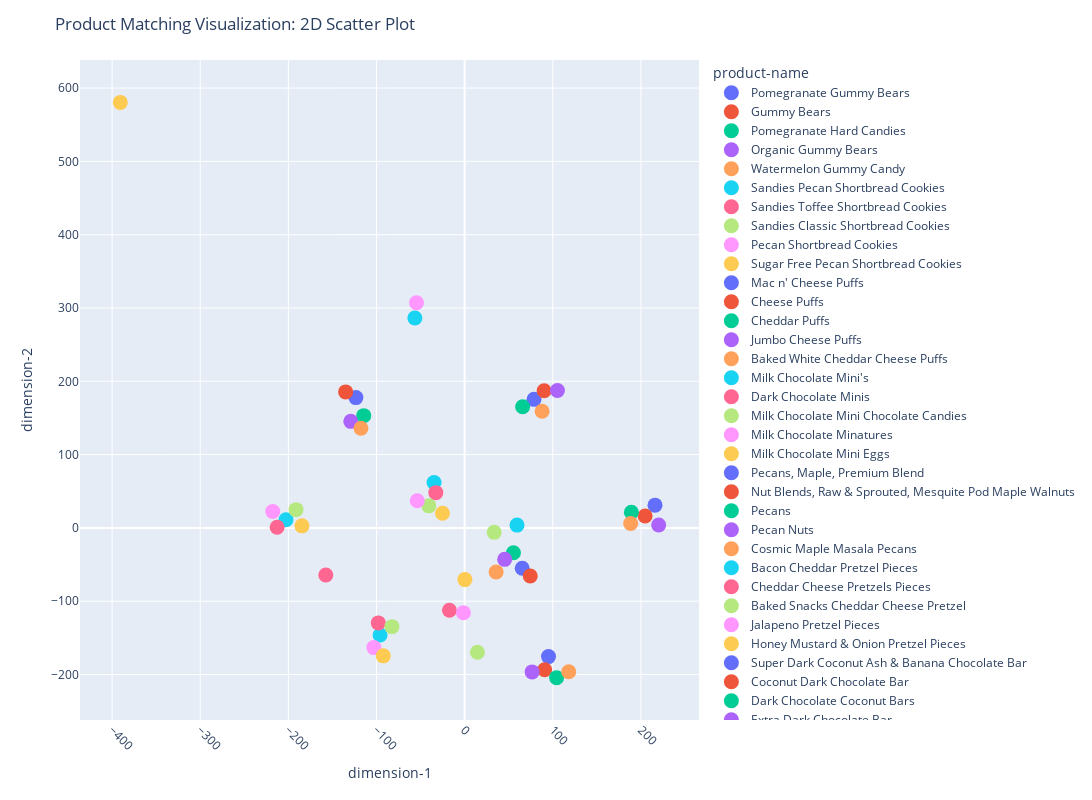

The notebook cell this image was saved under:
### Code cell
df_temp_tnse = pd.DataFrame()
df_temp_tnse["dimension-1"] = X_embedded[:, 0]
df_temp_tnse["dimension-2"] = X_embedded[:, 1]
df_temp_tnse["product-name"] = df_recommendation_full_emb[["product_name_recommended"]]

import warnings

warnings.filterwarnings("ignore", category=DeprecationWarning)
fig = px.scatter(
    df_temp_tnse,
    x="dimension-1",
    y="dimension-2",
    color="product-name",
    hover_data=["product-name"],
)

fig.update_traces(marker=dict(size=15))

fig.update_layout(
    title="Product Matching Visualization: 2D Scatter Plot",
    xaxis_title="dimension-1",
    yaxis_title="dimension-2",
    xaxis=dict(tickangle=45),
    width=1500,
    height=800,
    hoverlabel=dict(bgcolor="white", font_size=16, font_family="Rockwell"),
    autosize=False,
)

# Customize the hover template
fig.update_traces(
    hovertemplate="<b>Product Name:</b> %{customdata[0]}<br><extra></extra>"
)

fig.show()

### Figure 1 — Plotly figure (JSON) as saved in the notebook; plotly's stock layout.template omitted (floating-point values rounded to 4 significant figures)
{"data": [{"customdata": [["Pomegranate Gummy Bears"]], "hovertemplate": "<b>Product Name:</b> %{customdata[0]}<br><extra></extra>", "legendgroup": "Pomegranate Gummy Bears", "marker": {"color": "#636efa", "size": 15, "symbol": "circle"}, "mode": "markers", "name": "Pomegranate Gummy Bears", "orientation": "v", "showlegend": true, "type": "scatter", "x": [78.71], "xaxis": "x", "y": [175.4], "yaxis": "y"}, {"customdata": [["Gummy Bears"]], "hovertemplate": "<b>Product Name:</b> %{customdata[0]}<br><extra></extra>", "legendgroup": "Gummy Bears", "marker": {"color": "#EF553B", "size": 15, "symbol": "circle"}, "mode": "markers", "name": "Gummy Bears", "orientation": "v", "showlegend": true, "type": "scatter", "x": [90.18], "xaxis": "x", "y": [187.2], "yaxis": "y"}, {"customdata": [["Pomegranate Hard Candies"]], "hovertemplate": "<b>Product Name:</b> %{customdata[0]}<br><extra></extra>", "legendgroup": "Pomegranate Hard Candies", "marker": {"color": "#00cc96", "size": 15, "symbol": "circle"}, "mode": "markers", "name": "Pomegranate Hard Candies", "orientation": "v", "showlegend": true, "type": "scatter", "x": [65.79], "xaxis": "x", "y": [165.2], "yaxis": "y"}, {"customdata": [["Organic Gummy Bears"]], "hovertemplate": "<b>Product Name:</b> %{customdata[0]}<br><extra></extra>", "legendgroup": "Organic Gummy Bears", "marker": {"color": "#ab63fa", "size": 15, "symbol": "circle"}, "mode": "markers", "name": "Organic Gummy Bears", "orientation": "v", "showlegend": true, "type": "scatter", "x": [105.3], "xaxis": "x", "y": [187.4], "yaxis": "y"}, {"customdata": [["Watermelon Gummy Candy"]], "hovertemplate": "<b>Product Name:</b> %{customdata[0]}<br><extra></extra>", "legendgroup": "Watermelon Gummy Candy", "marker": {"color": "#FFA15A", "size": 15, "symbol": "circle"}, "mode": "markers", "name": "Watermelon Gummy Candy", "orientation": "v", "showlegend": true, "type": "scatter", "x": [87.86], "xaxis": "x", "y": [159.1], "yaxis": "y"}, {"customdata": [["Sandies Pecan Shortbread Cookies"]], "hovertemplate": "<b>Product Name:</b> %{customdata[0]}<br><extra></extra>", "legendgroup": "Sandies Pecan Shortbread Cookies", "marker": {"color": "#19d3f3", "size": 15, "symbol": "circle"}, "mode": "markers", "name": "Sandies Pecan Shortbread Cookies", "orientation": "v", "showlegend": true, "type": "scatter", "x": [-95.96], "xaxis": "x", "y": [-146.0], "yaxis": "y"}, {"customdata": [["Sandies Toffee Shortbread Cookies"]], "hovertemplate": "<b>Product Name:</b> %{customdata[0]}<br><extra></extra>", "legendgroup": "Sandies Toffee Shortbread Cookies", "marker": {"color": "#FF6692", "size": 15, "symbol": "circle"}, "mode": "markers", "name": "Sandies Toffee Shortbread Cookies", "orientation": "v", "showlegend": true, "type": "scatter", "x": [-97.98], "xaxis": "x", "y": [-129.6], "yaxis": "y"}, {"customdata": [["Sandies Classic Shortbread Cookies"]], "hovertemplate": "<b>Product Name:</b> %{customdata[0]}<br><extra></extra>", "legendgroup": "Sandies Classic Shortbread Cookies", "marker": {"color": "#B6E880", "size": 15, "symbol": "circle"}, "mode": "markers", "name": "Sandies Classic Shortbread Cookies", "orientation": "v", "showlegend": true, "type": "scatter", "x": [-82.52], "xaxis": "x", "y": [-134.7], "yaxis": "y"}, {"customdata": [["Pecan Shortbread Cookies"]], "hovertemplate": "<b>Product Name:</b> %{customdata[0]}<br><extra></extra>", "legendgroup": "Pecan Shortbread Cookies", "marker": {"color": "#FF97FF", "size": 15, "symbol": "circle"}, "mode": "markers", "name": "Pecan Shortbread Cookies", "orientation": "v", "showlegend": true, "type": "scatter", "x": [-103.0], "xaxis": "x", "y": [-163.3], "yaxis": "y"}, {"customdata": [["Sugar Free Pecan Shortbread Cookies"]], "hovertemplate": "<b>Product Name:</b> %{customdata[0]}<br><extra></extra>", "legendgroup": "Sugar Free Pecan Shortbread Cookies", "marker": {"color": "#FECB52", "size": 15, "symbol": "circle"}, "mode": "markers", "name": "Sugar Free Pecan Shortbread Cookies", "orientation": "v", "showlegend": true, "type": "scatter", "x": [-92.32], "xaxis": "x", "y": [-174.5], "yaxis": "y"}, {"customdata": [["Mac n' Cheese Puffs"]], "hovertemplate": "<b>Product Name:</b> %{customdata[0]}<br><extra></extra>", "legendgroup": "Mac n' Cheese Puffs", "marker": {"color": "#636efa", "size": 15, "symbol": "circle"}, "mode": "markers", "name": "Mac n' Cheese Puffs", "orientation": "v", "showlegend": true, "type": "scatter", "x": [95.14], "xaxis": "x", "y": [-175.6], "yaxis": "y"}, {"customdata": [["Cheese Puffs"]], "hovertemplate": "<b>Product Name:</b> %{customdata[0]}<br><extra></extra>", "legendgroup": "Cheese Puffs", "marker": {"color": "#EF553B", "size": 15, "symbol": "circle"}, "mode": "markers", "name": "Cheese Puffs", "orientation": "v", "showlegend": true, "type": "scatter", "x": [90.78], "xaxis": "x", "y": [-193.4], "yaxis": "y"}, {"customdata": [["Cheddar Puffs"]], "hovertemplate": "<b>Product Name:</b> %{customdata[0]}<br><extra></extra>", "legendgroup": "Cheddar Puffs", "marker": {"color": "#00cc96", "size": 15, "symbol": "circle"}, "mode": "markers", "name": "Cheddar Puffs", "orientation": "v", "showlegend": true, "type": "scatter", "x": [104.3], "xaxis": "x", "y": [-204.2], "yaxis": "y"}, {"customdata": [["Jumbo Cheese Puffs"]], "hovertemplate": "<b>Product Name:</b> %{customdata[0]}<br><extra></extra>", "legendgroup": "Jumbo Cheese Puffs", "marker": {"color": "#ab63fa", "size": 15, "symbol": "circle"}, "mode": "markers", "name": "Jumbo Cheese Puffs", "orientation": "v", "showlegend": true, "type": "scatter", "x": [76.55], "xaxis": "x", "y": [-196.4], "yaxis": "y"}, {"customdata": [["Baked White Cheddar Cheese Puffs"]], "hovertemplate": "<b>Product Name:</b> %{customdata[0]}<br><extra></extra>", "legendgroup": "Baked White Cheddar Cheese Puffs", "marker": {"color": "#FFA15A", "size": 15, "symbol": "circle"}, "mode": "markers", "name": "Baked White Cheddar Cheese Puffs", "orientation": "v", "showlegend": true, "type": "scatter", "x": [118.1], "xaxis": "x", "y": [-196.3], "yaxis": "y"}, {"customdata": [["Milk Chocolate Mini's"]], "hovertemplate": "<b>Product Name:</b> %{customdata[0]}<br><extra></extra>", "legendgroup": "Milk Chocolate Mini's", "marker": {"color": "#19d3f3", "size": 15, "symbol": "circle"}, "mode": "markers", "name": "Milk Chocolate Mini's", "orientation": "v", "showlegend": true, "type": "scatter", "x": [-202.7], "xaxis": "x", "y": [11.12], "yaxis": "y"}, {"customdata": [["Dark Chocolate Minis"]], "hovertemplate": "<b>Product Name:</b> %{customdata[0]}<br><extra></extra>", "legendgroup": "Dark Chocolate Minis", "marker": {"color": "#FF6692", "size": 15, "symbol": "circle"}, "mode": "markers", "name": "Dark Chocolate Minis", "orientation": "v", "showlegend": true, "type": "scatter", "x": [-212.8], "xaxis": "x", "y": [0.9099], "yaxis": "y"}, {"customdata": [["Milk Chocolate Mini Chocolate Candies"]], "hovertemplate": "<b>Product Name:</b> %{customdata[0]}<br><extra></extra>", "legendgroup": "Milk Chocolate Mini Chocolate Candies", "marker": {"color": "#B6E880", "size": 15, "symbol": "circle"}, "mode": "markers", "name": "Milk Chocolate Mini Chocolate Candies", "orientation": "v", "showlegend": true, "type": "scatter", "x": [-191.3], "xaxis": "x", "y": [24.91], "yaxis": "y"}, {"customdata": [["Milk Chocolate Minatures"]], "hovertemplate": "<b>Product Name:</b> %{customdata[0]}<br><extra></extra>", "legendgroup": "Milk Chocolate Minatures", "marker": {"color": "#FF97FF", "size": 15, "symbol": "circle"}, "mode": "markers", "name": "Milk Chocolate Minatures", "orientation": "v", "showlegend": true, "type": "scatter", "x": [-217.8], "xaxis": "x", "y": [22.34], "yaxis": "y"}, {"customdata": [["Milk Chocolate Mini Eggs"]], "hovertemplate": "<b>Product Name:</b> %{customdata[0]}<br><extra></extra>", "legendgroup": "Milk Chocolate Mini Eggs", "marker": {"color": "#FECB52", "size": 15, "symbol": "circle"}, "mode": "markers", "name": "Milk Chocolate Mini Eggs", "orientation": "v", "showlegend": true, "type": "scatter", "x": [-184.6], "xaxis": "x", "y": [2.821], "yaxis": "y"}, {"customdata": [["Pecans, Maple, Premium Blend"]], "hovertemplate": "<b>Product Name:</b> %{customdata[0]}<br><extra></extra>", "legendgroup": "Pecans, Maple, Premium Blend", "marker": {"color": "#636efa", "size": 15, "symbol": "circle"}, "mode": "markers", "name": "Pecans, Maple, Premium Blend", "orientation": "v", "showlegend": true, "type": "scatter", "x": [65.31], "xaxis": "x", "y": [-54.92], "yaxis": "y"}, {"customdata": [["Nut Blends, Raw & Sprouted, Mesquite Pod Maple Walnuts"]], "hovertemplate": "<b>Product Name:</b> %{customdata[0]}<br><extra></extra>", "legendgroup": "Nut Blends, Raw & Sprouted, Mesquite Pod Maple Walnuts", "marker": {"color": "#EF553B", "size": 15, "symbol": "circle"}, "mode": "markers", "name": "Nut Blends, Raw & Sprouted, Mesquite Pod Maple Walnuts", "orientation": "v", "showlegend": true, "type": "scatter", "x": [74.41], "xaxis": "x", "y": [-65.52], "yaxis": "y"}, {"customdata": [["Pecans"]], "hovertemplate": "<b>Product Name:</b> %{customdata[0]}<br><extra></extra>", "legendgroup": "Pecans", "marker": {"color": "#00cc96", "size": 15, "symbol": "circle"}, "mode": "markers", "name": "Pecans", "orientation": "v", "showlegend": true, "type": "scatter", "x": [55.36], "xaxis": "x", "y": [-33.94], "yaxis": "y"}, {"customdata": [["Pecan Nuts"]], "hovertemplate": "<b>Product Name:</b> %{customdata[0]}<br><extra></extra>", "legendgroup": "Pecan Nuts", "marker": {"color": "#ab63fa", "size": 15, "symbol": "circle"}, "mode": "markers", "name": "Pecan Nuts", "orientation": "v", "showlegend": true, "type": "scatter", "x": [45.42], "xaxis": "x", "y": [-42.86], "yaxis": "y"}, {"customdata": [["Cosmic Maple Masala Pecans"]], "hovertemplate": "<b>Product Name:</b> %{customdata[0]}<br><extra></extra>", "legendgroup": "Cosmic Maple Masala Pecans", "marker": {"color": "#FFA15A", "size": 15, "symbol": "circle"}, "mode": "markers", "name": "Cosmic Maple Masala Pecans", "orientation": "v", "showlegend": true, "type": "scatter", "x": [35.72], "xaxis": "x", "y": [-60.1], "yaxis": "y"}, {"customdata": [["Bacon Cheddar Pretzel Pieces"]], "hovertemplate": "<b>Product Name:</b> %{customdata[0]}<br><extra></extra>", "legendgroup": "Bacon Cheddar Pretzel Pieces", "marker": {"color": "#19d3f3", "size": 15, "symbol": "circle"}, "mode": "markers", "name": "Bacon Cheddar Pretzel Pieces", "orientation": "v", "showlegend": true, "type": "scatter", "x": [-56.49], "xaxis": "x", "y": [286.3], "yaxis": "y"}, {"customdata": [["Cheddar Cheese Pretzels Pieces"]], "hovertemplate": "<b>Product Name:</b> %{customdata[0]}<br><extra></extra>", "legendgroup": "Cheddar Cheese Pretzels Pieces", "marker": {"color": "#FF6692", "size": 15, "symbol": "circle"}, "mode": "markers", "name": "Cheddar Cheese Pretzels Pieces", "orientation": "v", "showlegend": true, "type": "scatter", "x": [-157.5], "xaxis": "x", "y": [-64.25], "yaxis": "y"}, {"customdata": [["Baked Snacks Cheddar Cheese Pretzel"]], "hovertemplate": "<b>Product Name:</b> %{customdata[0]}<br><extra></extra>", "legendgroup": "Baked Snacks Cheddar Cheese Pretzel", "marker": {"color": "#B6E880", "size": 15, "symbol": "circle"}, "mode": "markers", "name": "Baked Snacks Cheddar Cheese Pretzel", "orientation": "v", "showlegend": true, "type": "scatter", "x": [14.52], "xaxis": "x", "y": [-169.6], "yaxis": "y"}, {"customdata": [["Jalapeno Pretzel Pieces"]], "hovertemplate": "<b>Product Name:</b> %{customdata[0]}<br><extra></extra>", "legendgroup": "Jalapeno Pretzel Pieces", "marker": {"color": "#FF97FF", "size": 15, "symbol": "circle"}, "mode": "markers", "name": "Jalapeno Pretzel Pieces", "orientation": "v", "showlegend": true, "type": "scatter", "x": [-54.6], "xaxis": "x", "y": [307.1], "yaxis": "y"}, {"customdata": [["Honey Mustard & Onion Pretzel Pieces"]], "hovertemplate": "<b>Product Name:</b> %{customdata[0]}<br><extra></extra>", "legendgroup": "Honey Mustard & Onion Pretzel Pieces", "marker": {"color": "#FECB52", "size": 15, "symbol": "circle"}, "mode": "markers", "name": "Honey Mustard & Onion Pretzel Pieces", "orientation": "v", "showlegend": true, "type": "scatter", "x": [-390.7], "xaxis": "x", "y": [580.5], "yaxis": "y"}, {"customdata": [["Super Dark Coconut Ash & Banana Chocolate Bar"]], "hovertemplate": "<b>Product Name:</b> %{customdata[0]}<br><extra></extra>", "legendgroup": "Super Dark Coconut Ash & Banana Chocolate Bar", "marker": {"color": "#636efa", "size": 15, "symbol": "circle"}, "mode": "markers", "name": "Super Dark Coconut Ash & Banana Chocolate Bar", "orientation": "v", "showlegend": true, "type": "scatter", "x": [216.0], "xaxis": "x", "y": [31.03], "yaxis": "y"}, {"customdata": [["Coconut Dark Chocolate Bar"]], "hovertemplate": "<b>Product Name:</b> %{customdata[0]}<br><extra></extra>", "legendgroup": "Coconut Dark Chocolate Bar", "marker": {"color": "#EF553B", "size": 15, "symbol": "circle"}, "mode": "markers", "name": "Coconut Dark Chocolate Bar", "orientation": "v", "showlegend": true, "type": "scatter", "x": [204.7], "xaxis": "x", "y": [16.19], "yaxis": "y"}, {"customdata": [["Dark Chocolate Coconut Bars"]], "hovertemplate": "<b>Product Name:</b> %{customdata[0]}<br><extra></extra>", "legendgroup": "Dark Chocolate Coconut Bars", "marker": {"color": "#00cc96", "size": 15, "symbol": "circle"}, "mode": "markers", "name": "Dark Chocolate Coconut Bars", "orientation": "v", "showlegend": true, "type": "scatter", "x": [189.2], "xaxis": "x", "y": [21.34], "yaxis": "y"}, {"customdata": [["Extra Dark Chocolate Bar"]], "hovertemplate": "<b>Product Name:</b> %{customdata[0]}<br><extra></extra>", "legendgroup": "Extra Dark Chocolate Bar", "marker": {"color": "#ab63fa", "size": 15, "symbol": "circle"}, "mode": "markers", "name": "Extra Dark Chocolate Bar", "orientation": "v", "showlegend": true, "type": "scatter", "x": [220.1], "xaxis": "x", "y": [4.036], "yaxis": "y"}, {"customdata": [["Dark Chocolate & Coconut Candy Bar"]], "hovertemplate": "<b>Product Name:</b> %{customdata[0]}<br><extra></extra>", "legendgroup": "Dark Chocolate & Coconut Candy Bar", "marker": {"color": "#FFA15A", "size": 15, "symbol": "circle"}, "mode": "markers", "name": "Dark Chocolate & Coconut Candy Bar", "orientation": "v", "showlegend": true, "type": "scatter", "x": [188.3], "xaxis": "x", "y": [6.067], "yaxis": "y"}, {"customdata": [["Ginger Snaps Snacking Cookies"]], "hovertemplate": "<b>Product Name:</b> %{customdata[0]}<br><extra></extra>", "legendgroup": "Ginger Snaps Snacking Cookies", "marker": {"color": "#19d3f3", "size": 15, "symbol": "circle"}, "mode": "markers", "name": "Ginger Snaps Snacking Cookies", "orientation": "v", "showlegend": true, "type": "scatter", "x": [-34.73], "xaxis": "x", "y": [61.93], "yaxis": "y"}, {"customdata": [["Ginger Snaps Cookies"]], "hovertemplate": "<b>Product Name:</b> %{customdata[0]}<br><extra></extra>", "legendgroup": "Ginger Snaps Cookies", "marker": {"color": "#FF6692", "size": 15, "symbol": "circle"}, "mode": "markers", "name": "Ginger Snaps Cookies", "orientation": "v", "showlegend": true, "type": "scatter", "x": [-32.71], "xaxis": "x", "y": [48.08], "yaxis": "y"}, {"customdata": [["Ginger Snap Cookies"]], "hovertemplate": "<b>Product Name:</b> %{customdata[0]}<br><extra></extra>", "legendgroup": "Ginger Snap Cookies", "marker": {"color": "#B6E880", "size": 15, "symbol": "circle"}, "mode": "markers", "name": "Ginger Snap Cookies", "orientation": "v", "showlegend": true, "type": "scatter", "x": [-40.63], "xaxis": "x", "y": [30.09], "yaxis": "y"}, {"customdata": [["Gingersnap Cookies"]], "hovertemplate": "<b>Product Name:</b> %{customdata[0]}<br><extra></extra>", "legendgroup": "Gingersnap Cookies", "marker": {"color": "#FF97FF", "size": 15, "symbol": "circle"}, "mode": "markers", "name": "Gingersnap Cookies", "orientation": "v", "showlegend": true, "type": "scatter", "x": [-53.76], "xaxis": "x", "y": [37.15], "yaxis": "y"}, {"customdata": [["Ginger Snap Sprouted Cookies"]], "hovertemplate": "<b>Product Name:</b> %{customdata[0]}<br><extra></extra>", "legendgroup": "Ginger Snap Sprouted Cookies", "marker": {"color": "#FECB52", "size": 15, "symbol": "circle"}, "mode": "markers", "name": "Ginger Snap Sprouted Cookies", "orientation": "v", "showlegend": true, "type": "scatter", "x": [-25.17], "xaxis": "x", "y": [20.1], "yaxis": "y"}, {"customdata": [["Milk Chocolate Drops"]], "hovertemplate": "<b>Product Name:</b> %{customdata[0]}<br><extra></extra>", "legendgroup": "Milk Chocolate Drops", "marker": {"color": "#636efa", "size": 15, "symbol": "circle"}, "mode": "markers", "name": "Milk Chocolate Drops", "orientation": "v", "showlegend": true, "type": "scatter", "x": [-123.4], "xaxis": "x", "y": [177.8], "yaxis": "y"}, {"customdata": [["Organic Chocolate Drops"]], "hovertemplate": "<b>Product Name:</b> %{customdata[0]}<br><extra></extra>", "legendgroup": "Organic Chocolate Drops", "marker": {"color": "#EF553B", "size": 15, "symbol": "circle"}, "mode": "markers", "name": "Organic Chocolate Drops", "orientation": "v", "showlegend": true, "type": "scatter", "x": [-135.1], "xaxis": "x", "y": [185.5], "yaxis": "y"}, {"customdata": [["Milk Chocolate Candy"]], "hovertemplate": "<b>Product Name:</b> %{customdata[0]}<br><extra></extra>", "legendgroup": "Milk Chocolate Candy", "marker": {"color": "#00cc96", "size": 15, "symbol": "circle"}, "mode": "markers", "name": "Milk Chocolate Candy", "orientation": "v", "showlegend": true, "type": "scatter", "x": [-114.5], "xaxis": "x", "y": [153.1], "yaxis": "y"}, {"customdata": [["Milk Chocolate Candies"]], "hovertemplate": "<b>Product Name:</b> %{customdata[0]}<br><extra></extra>", "legendgroup": "Milk Chocolate Candies", "marker": {"color": "#ab63fa", "size": 15, "symbol": "circle"}, "mode": "markers", "name": "Milk Chocolate Candies", "orientation": "v", "showlegend": true, "type": "scatter", "x": [-129.2], "xaxis": "x", "y": [145.4], "yaxis": "y"}, {"customdata": [["Milk Chocolate Chocolate Candies"]], "hovertemplate": "<b>Product Name:</b> %{customdata[0]}<br><extra></extra>", "legendgroup": "Milk Chocolate Chocolate Candies", "marker": {"color": "#FFA15A", "size": 15, "symbol": "circle"}, "mode": "markers", "name": "Milk Chocolate Chocolate Candies", "orientation": "v", "showlegend": true, "type": "scatter", "x": [-117.7], "xaxis": "x", "y": [135.9], "yaxis": "y"}, {"customdata": [["Famous Chocolate Wafers"]], "hovertemplate": "<b>Product Name:</b> %{customdata[0]}<br><extra></extra>", "legendgroup": "Famous Chocolate Wafers", "marker": {"color": "#19d3f3", "size": 15, "symbol": "circle"}, "mode": "markers", "name": "Famous Chocolate Wafers", "orientation": "v", "showlegend": true, "type": "scatter", "x": [59.39], "xaxis": "x", "y": [3.843], "yaxis": "y"}, {"customdata": [["Chocolate Wafer"]], "hovertemplate": "<b>Product Name:</b> %{customdata[0]}<br><extra></extra>", "legendgroup": "Chocolate Wafer", "marker": {"color": "#FF6692", "size": 15, "symbol": "circle"}, "mode": "markers", "name": "Chocolate Wafer", "orientation": "v", "showlegend": true, "type": "scatter", "x": [-17.25], "xaxis": "x", "y": [-112.4], "yaxis": "y"}, {"customdata": [["Chocolate Wafers Candy Bar"]], "hovertemplate": "<b>Product Name:</b> %{customdata[0]}<br><extra></extra>", "legendgroup": "Chocolate Wafers Candy Bar", "marker": {"color": "#B6E880", "size": 15, "symbol": "circle"}, "mode": "markers", "name": "Chocolate Wafers Candy Bar", "orientation": "v", "showlegend": true, "type": "scatter", "x": [33.53], "xaxis": "x", "y": [-6.04], "yaxis": "y"}, {"customdata": [["Strawberry Wafers"]], "hovertemplate": "<b>Product Name:</b> %{customdata[0]}<br><extra></extra>", "legendgroup": "Strawberry Wafers", "marker": {"color": "#FF97FF", "size": 15, "symbol": "circle"}, "mode": "markers", "name": "Strawberry Wafers", "orientation": "v", "showlegend": true, "type": "scatter", "x": [-1.385], "xaxis": "x", "y": [-115.8], "yaxis": "y"}, {"customdata": [["Chocolate Hazelnut Cream Filled Wafers"]], "hovertemplate": "<b>Product Name:</b> %{customdata[0]}<br><extra></extra>", "legendgroup": "Chocolate Hazelnut Cream Filled Wafers", "marker": {"color": "#FECB52", "size": 15, "symbol": "circle"}, "mode": "markers", "name": "Chocolate Hazelnut Cream Filled Wafers", "orientation": "v", "showlegend": true, "type": "scatter", "x": [0.2804], "xaxis": "x", "y": [-70.5], "yaxis": "y"}], "layout": {"autosize": false, "height": 800, "hoverlabel": {"bgcolor": "white", "font": {"family": "Rockwell", "size": 16}}, "legend": {"title": {"text": "product-name"}, "tracegroupgap": 0}, "margin": {"t": 60}, "title": {"text": "Product Matching Visualization: 2D Scatter Plot"}, "width": 1500, "xaxis": {"anchor": "y", "autorange": true, "domain": [0, 1], "range": [-431.9, 261.4], "tickangle": 45, "title": {"text": "dimension-1"}, "type": "linear"}, "yaxis": {"anchor": "x", "autorange": true, "domain": [0, 1], "range": [-262.0, 638.3], "title": {"text": "dimension-2"}, "type": "linear"}}}
